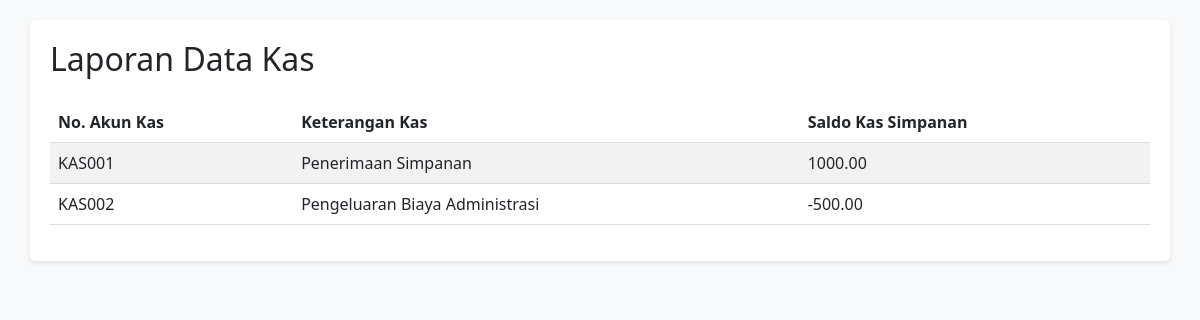
The page /resources/laporan_saldo_kas.php on the database as committed earlier.
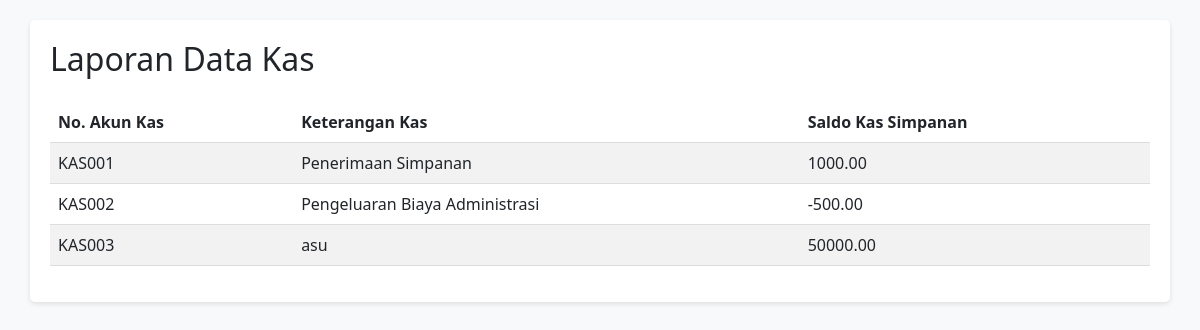
The same page on the database as committed later.
### tables this page shows
CREATE TABLE `kas` (
  `No_akun_kas` varchar(20) NOT NULL,
  `Keterangan_kas` varchar(255) DEFAULT NULL,
  `Saldo_kas_simpanan` decimal(10,2) DEFAULT NULL
);

### resources/laporan_saldo_kas.php (the view, shortened to what this page needs)
<!DOCTYPE html>
<html>
<head>
    <link rel="stylesheet" href="https://cdn.jsdelivr.net/npm/bootstrap@5.3.0/dist/css/bootstrap.min.css">
</head>
<body>
    <div class="container">
        <h2 class="mb-4">Laporan Data Kas</h2>
        <div class="table-responsive">
            <table class="table table-striped">
                <thead class="thead-light">
                    <tr>
                        <th>No. Akun Kas</th>
                        <th>Keterangan Kas</th>
                        <th>Saldo Kas Simpanan</th>
                    </tr>
                </thead>
                <tbody>
                <?php
$host = 'localhost';
$db   = 'koperasi';
$user = 'root';
$pass = '';
$dsn = "mysql:host=$host;dbname=$db;charset=utf8mb4";
try {
    $pdo = new PDO($dsn, $user, $pass);
    $pdo->setAttribute(PDO::ATTR_ERRMODE, PDO::ERRMODE_EXCEPTION);
    $sql = "SELECT No_akun_kas, Keterangan_kas, Saldo_kas_simpanan FROM kas";
    $stmt = $pdo->prepare($sql);
    $stmt->execute();
    $kas = $stmt->fetchAll(PDO::FETCH_ASSOC);
    foreach ($kas as $row) {
        echo "<tr>";
        echo "<td>".$row['No_akun_kas']."</td>";
        echo "<td>".$row['Keterangan_kas']."</td>";
        echo "<td>".$row['Saldo_kas_simpanan']."</td>";
        echo "</tr>";
    }
    echo "</table>";
} catch(PDOException $e) {
    echo "Error: " . $e->getMessage();
}
?>
        </div>
    </div>
</body>
</html>

Rows that differ between the two databases and show on the page:
added kas: No_akun_kas "KAS003", Keterangan_kas "asu", Saldo_kas_simpanan "50000.00"
